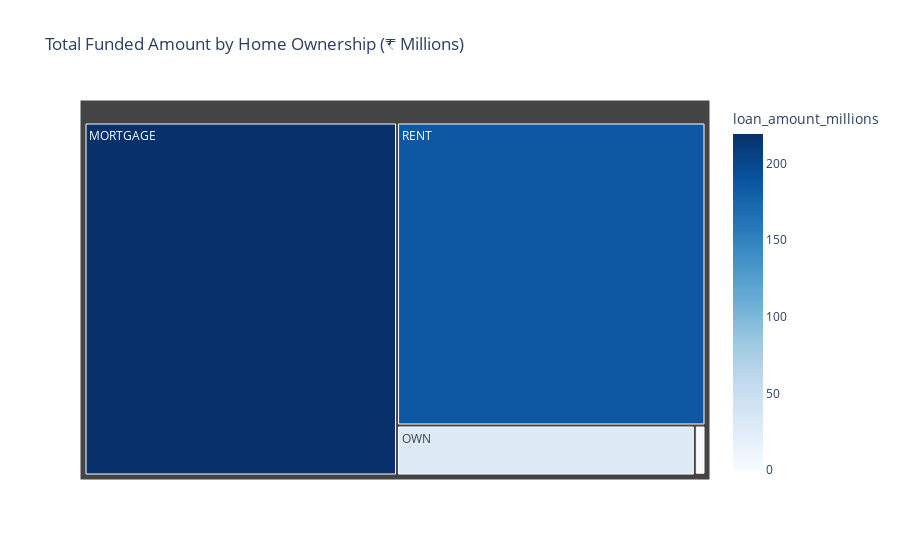

Notebook code for this chart:
### Markdown cell above
### Home owership by Total  Funded Amount

### Code cell
home_funding = df.groupby('home_ownership')['loan_amount'].sum().reset_index()
home_funding['loan_amount_millions'] = home_funding['loan_amount'] / 1000000

fig = px.treemap(
    home_funding,
    path=['home_ownership'],
    values='loan_amount_millions',
    color='loan_amount_millions',
    color_continuous_scale='Blues',
    title='Total Funded Amount by Home Ownership (₹ Millions)'
)

fig.show()

### Figure 1 — Plotly figure (JSON) as saved in the notebook; plotly's stock layout.template omitted (floating-point values rounded to 4 significant figures)
{"data": [{"branchvalues": "total", "customdata": [[219.3], [0.0168], [1.045], [29.6], [185.8]], "domain": {"x": [0, 1], "y": [0, 1]}, "hovertemplate": "labels=%{label}<br>loan_amount_millions_sum=%{value}<br>parent=%{parent}<br>id=%{id}<br>loan_amount_millions=%{color}<extra></extra>", "ids": ["MORTGAGE", "NONE", "OTHER", "OWN", "RENT"], "labels": ["MORTGAGE", "NONE", "OTHER", "OWN", "RENT"], "marker": {"coloraxis": "coloraxis", "colors": [219.3, 0.0168, 1.045, 29.6, 185.8]}, "name": "", "parents": ["", "", "", "", ""], "type": "treemap", "values": [219.3, 0.0168, 1.045, 29.6, 185.8]}], "layout": {"coloraxis": {"colorbar": {"title": {"text": "loan_amount_millions"}}, "colorscale": [[0, "rgb(247,251,255)"], [0.125, "rgb(222,235,247)"], [0.25, "rgb(198,219,239)"], [0.375, "rgb(158,202,225)"], [0.5, "rgb(107,174,214)"], [0.625, "rgb(66,146,198)"], [0.75, "rgb(33,113,181)"], [0.875, "rgb(8,81,156)"], [1, "rgb(8,48,107)"]]}, "legend": {"tracegroupgap": 0}, "title": {"text": "Total Funded Amount by Home Ownership (₹ Millions)"}}}
